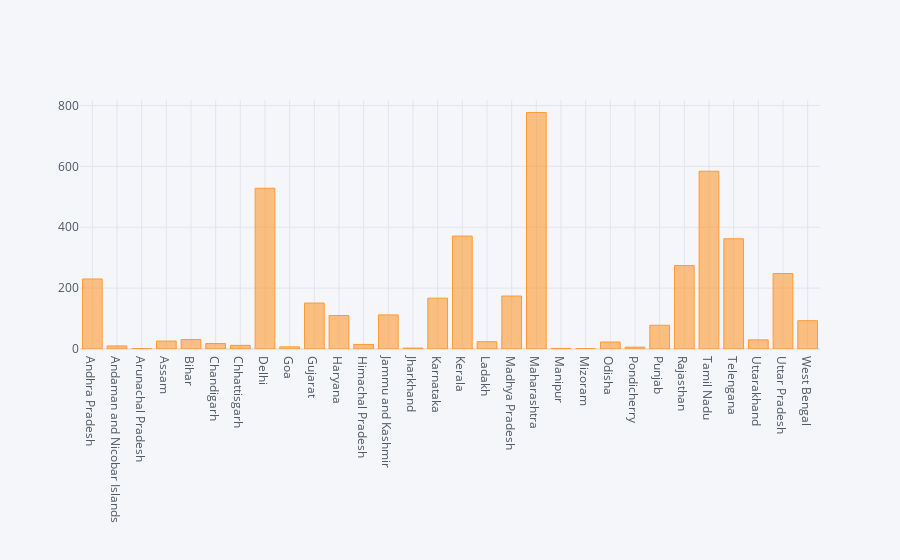

Notebook code for this chart:
### Markdown cell above
## Graphical Represantaion

### Code cell
#Pandas vis
df.plot(kind='bar',x='Name of State / UT',y='Total Cases')
plt.show()
#Plotly
df.iplot(kind='bar',x='Name of State / UT',y='Total Cases')

### Figure 1 — Plotly figure (JSON) as saved in the notebook; plotly's stock layout.template omitted (floating-point values rounded to 4 significant figures)
{"data": [{"marker": {"color": "rgba(255, 153, 51, 0.6)", "line": {"color": "rgba(255, 153, 51, 1.0)", "width": 1}}, "name": "Total Cases", "orientation": "v", "text": "", "type": "bar", "x": ["Andhra Pradesh", "Andaman and Nicobar Islands", "Arunachal Pradesh", "Assam", "Bihar", "Chandigarh", "Chhattisgarh", "Delhi", "Goa", "Gujarat", "Haryana", "Himachal Pradesh", "Jammu and Kashmir", "Jharkhand", "Karnataka", "Kerala", "Ladakh", "Madhya Pradesh", "Maharashtra", "Manipur", "Mizoram", "Odisha", "Pondicherry", "Punjab", "Rajasthan", "Tamil Nadu", "Telengana", "Uttarakhand", "Uttar Pradesh", "West Bengal"], "y": [230, 10, 1, 26, 31, 18, 12, 528, 7, 151, 110, 15, 112, 3, 167, 371, 24, 174, 777, 2, 1, 23, 6, 78, 274, 584, 362, 30, 248, 93]}], "layout": {"legend": {"bgcolor": "#F5F6F9", "font": {"color": "#4D5663"}}, "paper_bgcolor": "#F5F6F9", "plot_bgcolor": "#F5F6F9", "title": {"font": {"color": "#4D5663"}}, "xaxis": {"gridcolor": "#E1E5ED", "showgrid": true, "tickfont": {"color": "#4D5663"}, "title": {"font": {"color": "#4D5663"}, "text": ""}, "zerolinecolor": "#E1E5ED"}, "yaxis": {"gridcolor": "#E1E5ED", "showgrid": true, "tickfont": {"color": "#4D5663"}, "title": {"font": {"color": "#4D5663"}, "text": ""}, "zerolinecolor": "#E1E5ED"}}}
